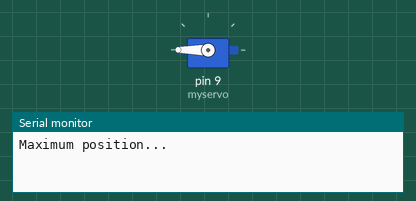
Simulated run of this sketch. Board: Arduino Uno, built with avr-gcc and run on an emulated ATmega328P. On the bench: servo, the last lines printed to the serial monitor.

Above: at 0.1 s.
At 2.1 s:
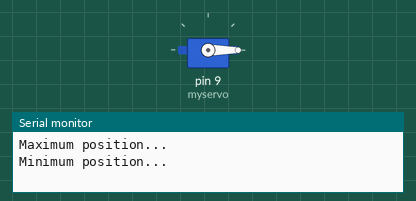
At 4.1 s:
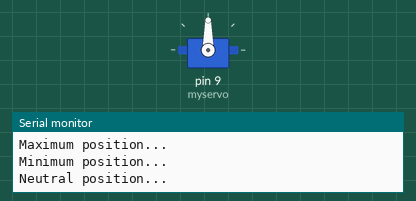
At 39.1 s:
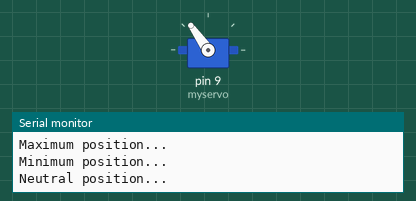
Timing chart, 0 to 40.0 s (numbered marks = the images above):
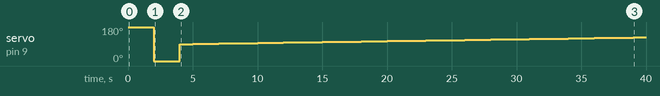

The sketch:

cimmotor.ino
```cpp
#include <Servo.h>

Servo myservo;

void setup() {
  Serial.begin(9600);  // set up Serial library at 9600 bps

  myservo.attach(9);  // attaches the servo on pin 9 to the servo object

  Serial.println("Maximum position...");
  myservo.write(180); // maximum position
  delay(2000);    // wait 2 seconds

  Serial.println("Minimum position...");
  myservo.write(0); // minimum position
  delay(2000);    // wait 2 seconds

  Serial.println("Neutral position...");
  myservo.write(90);  // "neutral"/"middle" position
}

void loop() {
  for(int i=90;i<180;i++)
  {
myservo.write(i);
delay(1000);
if(i==179)
break;
  }
while(1);
}
```

Measured:
- by itself, servo on pin 9 (myservo): 180° → 0° at 2.0 s, → 90° 2.0 s later, → 91° 1.0 s later, → 92° 1.0 s later, … (37 changes in this stretch)
